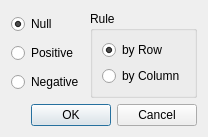
<?xml version="1.0" encoding="UTF-8"?>
<ui version="4.0">
 <class>DialogExclude</class>
 <widget class="QDialog" name="DialogExclude">
  <property name="geometry">
   <rect>
    <x>0</x>
    <y>0</y>
    <width>198</width>
    <height>128</height>
   </rect>
  </property>
  <property name="windowTitle">
   <string>Exclude Data</string>
  </property>
  <layout class="QGridLayout" name="gridLayout">
   <item row="0" column="0">
    <layout class="QHBoxLayout" name="horizontalLayout">
     <item>
      <layout class="QVBoxLayout" name="verticalLayout">
       <item>
        <widget class="QRadioButton" name="nullradioButton">
         <property name="text">
          <string>Null</string>
         </property>
         <property name="checked">
          <bool>true</bool>
         </property>
        </widget>
       </item>
       <item>
        <widget class="QRadioButton" name="posradioButton">
         <property name="text">
          <string>Positive</string>
         </property>
        </widget>
       </item>
       <item>
        <widget class="QRadioButton" name="negradioButton">
         <property name="text">
          <string>Negative</string>
         </property>
        </widget>
       </item>
      </layout>
     </item>
     <item>
      <widget class="QGroupBox" name="groupBox">
       <property name="title">
        <string>Rule</string>
       </property>
       <layout class="QVBoxLayout" name="verticalLayout_2">
        <item>
         <widget class="QRadioButton" name="rowradioButton">
          <property name="text">
           <string>by Row</string>
          </property>
          <property name="checked">
           <bool>true</bool>
          </property>
         </widget>
        </item>
        <item>
         <widget class="QRadioButton" name="columnradioButton">
          <property name="text">
           <string>by Column</string>
          </property>
         </widget>
        </item>
       </layout>
      </widget>
     </item>
    </layout>
   </item>
   <item row="1" column="0">
    <widget class="QDialogButtonBox" name="buttonBox">
     <property name="orientation">
      <enum>Qt::Horizontal</enum>
     </property>
     <property name="standardButtons">
      <set>QDialogButtonBox::Cancel|QDialogButtonBox::Ok</set>
     </property>
    </widget>
   </item>
  </layout>
 </widget>
 <resources/>
 <connections>
  <connection>
   <sender>buttonBox</sender>
   <signal>accepted()</signal>
   <receiver>DialogExclude</receiver>
   <slot>accept()</slot>
   <hints>
    <hint type="sourcelabel">
     <x>248</x>
     <y>254</y>
    </hint>
    <hint type="destinationlabel">
     <x>157</x>
     <y>274</y>
    </hint>
   </hints>
  </connection>
  <connection>
   <sender>buttonBox</sender>
   <signal>rejected()</signal>
   <receiver>DialogExclude</receiver>
   <slot>reject()</slot>
   <hints>
    <hint type="sourcelabel">
     <x>316</x>
     <y>260</y>
    </hint>
    <hint type="destinationlabel">
     <x>286</x>
     <y>274</y>
    </hint>
   </hints>
  </connection>
 </connections>
</ui>
